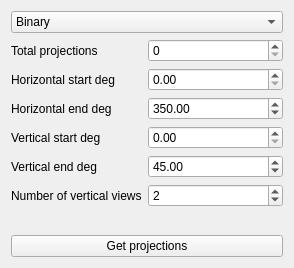
                 <widget class="QWidget" name="imageFrom3D">
                  <property name="geometry">
                   <rect>
                    <x>0</x>
                    <y>0</y>
                    <width>294</width>
                    <height>268</height>
                   </rect>
                  </property>
                  <attribute name="label">
                   <string>Image data from 3D objects</string>
                  </attribute>
                  <layout class="QVBoxLayout" name="verticalLayout_19">
                   <item>
                    <widget class="QComboBox" name="preparedImageType_comboBox">
                     <item>
                      <property name="text">
                       <string>Binary</string>
                      </property>
                     </item>
                     <item>
                      <property name="text">
                       <string>Range</string>
                      </property>
                     </item>
                    </widget>
                   </item>
                   <item>
                    <layout class="QFormLayout" name="formLayout_7">
                     <item row="0" column="0">
                      <widget class="QLabel" name="label_31">
                       <property name="text">
                        <string>Total projections</string>
                       </property>
                      </widget>
                     </item>
                     <item row="0" column="1">
                      <widget class="QSpinBox" name="prepareTotalProj_spinBox_18">
                       <property name="maximum">
                        <number>10000000</number>
                       </property>
                      </widget>
                     </item>
                     <item row="2" column="0">
                      <widget class="QLabel" name="label_33">
                       <property name="text">
                        <string>Horizontal end deg</string>
                       </property>
                      </widget>
                     </item>
                     <item row="1" column="0">
                      <widget class="QLabel" name="label_32">
                       <property name="text">
                        <string>Horizontal start deg</string>
                       </property>
                      </widget>
                     </item>
                     <item row="4" column="0">
                      <widget class="QLabel" name="label_34">
                       <property name="text">
                        <string>Vertical end deg</string>
                       </property>
                      </widget>
                     </item>
                     <item row="3" column="0">
                      <widget class="QLabel" name="label_35">
                       <property name="text">
                        <string>Vertical start deg</string>
                       </property>
                      </widget>
                     </item>
                     <item row="5" column="0">
                      <widget class="QLabel" name="label_36">
                       <property name="text">
                        <string>Number of vertical views</string>
                       </property>
                      </widget>
                     </item>
                     <item row="1" column="1">
                      <widget class="QDoubleSpinBox" name="prepareHorStartDeg_doubleSpinBox_11">
                       <property name="maximum">
                        <double>360.000000000000000</double>
                       </property>
                      </widget>
                     </item>
                     <item row="2" column="1">
                      <widget class="QDoubleSpinBox" name="prepareHorEndDeg_doubleSpinBox_12">
                       <property name="maximum">
                        <double>360.000000000000000</double>
                       </property>
                       <property name="value">
                        <double>350.000000000000000</double>
                       </property>
                      </widget>
                     </item>
                     <item row="3" column="1">
                      <widget class="QDoubleSpinBox" name="prepareVertStartDeg_doubleSpinBox_13"/>
                     </item>
                     <item row="4" column="1">
                      <widget class="QDoubleSpinBox" name="prepareVertEndDeg_doubleSpinBox_14">
                       <property name="maximum">
                        <double>90.000000000000000</double>
                       </property>
                       <property name="value">
                        <double>45.000000000000000</double>
                       </property>
                      </widget>
                     </item>
                     <item row="5" column="1">
                      <widget class="QSpinBox" name="prepareNumOfVertViews_spinBox_19">
                       <property name="minimum">
                        <number>1</number>
                       </property>
                       <property name="value">
                        <number>2</number>
                       </property>
                      </widget>
                     </item>
                    </layout>
                   </item>
                   <item>
                    <widget class="QPushButton" name="prepareFrom3D_pushButton">
                     <property name="text">
                      <string>Get projections</string>
                     </property>
                    </widget>
                   </item>
                  </layout>
                 </widget>
